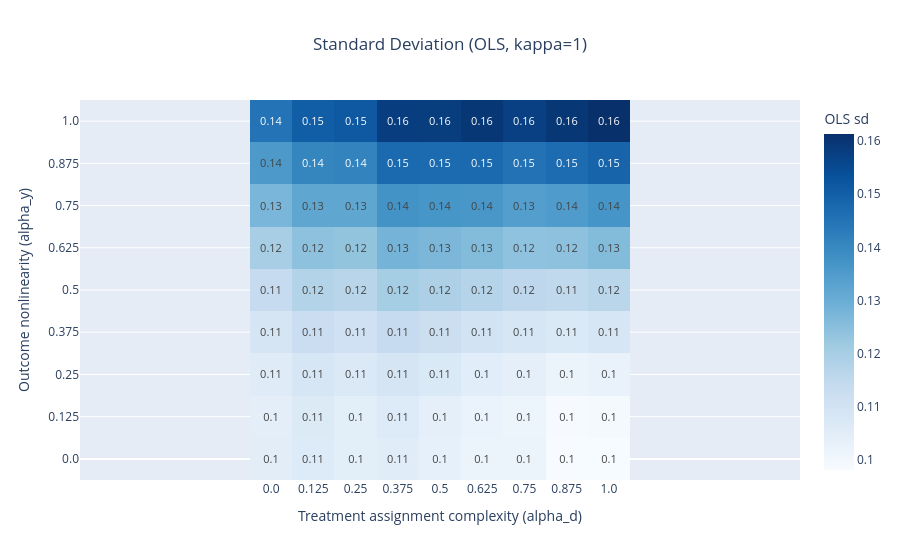

This figure's notebook cell:
### Code cell
fig = estimator_metric_heatmap(summary_df, metric="sd", estimator="OLS", kappa=1)
fig.show()
